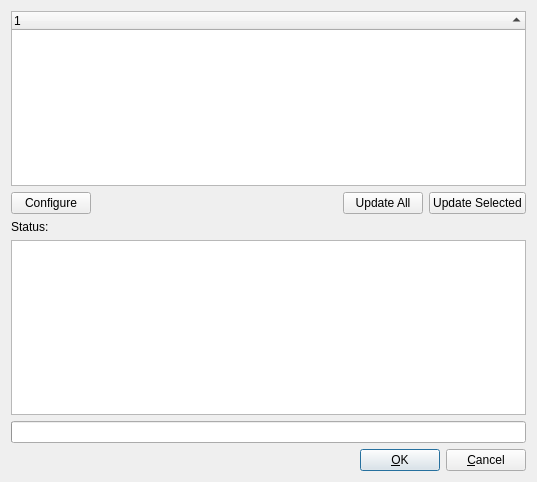
<?xml version="1.0" encoding="UTF-8"?>
<ui version="4.0">
 <author>Kevin Tambascio &lt;ktambascio@users.sourceforge.net&gt;</author>
 <class>KEquityPriceUpdateDlgDecl</class>
 <widget class="QDialog" name="KEquityPriceUpdateDlgDecl">
  <property name="geometry">
   <rect>
    <x>0</x>
    <y>0</y>
    <width>537</width>
    <height>482</height>
   </rect>
  </property>
  <property name="windowTitle">
   <string>Update Stock and Currency Prices</string>
  </property>
  <layout class="QVBoxLayout">
   <item>
    <widget class="QTreeWidget" name="lvEquityList">
     <property name="minimumSize">
      <size>
       <width>350</width>
       <height>0</height>
      </size>
     </property>
     <property name="toolTip">
      <string>List of known Equities, and the date they were last updated on.</string>
     </property>
     <property name="frameShape">
      <enum>QFrame::StyledPanel</enum>
     </property>
     <property name="frameShadow">
      <enum>QFrame::Plain</enum>
     </property>
     <property name="alternatingRowColors">
      <bool>true</bool>
     </property>
     <property name="rootIsDecorated">
      <bool>false</bool>
     </property>
     <property name="sortingEnabled">
      <bool>true</bool>
     </property>
     <property name="allColumnsShowFocus">
      <bool>true</bool>
     </property>
     <column>
      <property name="text">
       <string notr="true">1</string>
      </property>
     </column>
    </widget>
   </item>
   <item>
    <layout class="QHBoxLayout">
     <item>
      <widget class="QPushButton" name="btnConfigure">
       <property name="text">
        <string>Configure</string>
       </property>
      </widget>
     </item>
     <item>
      <spacer name="spacer3_2">
       <property name="orientation">
        <enum>Qt::Horizontal</enum>
       </property>
       <property name="sizeType">
        <enum>QSizePolicy::Expanding</enum>
       </property>
       <property name="sizeHint" stdset="0">
        <size>
         <width>21</width>
         <height>20</height>
        </size>
       </property>
      </spacer>
     </item>
     <item>
      <widget class="QPushButton" name="btnUpdateAll">
       <property name="text">
        <string>Update All</string>
       </property>
      </widget>
     </item>
     <item>
      <widget class="QPushButton" name="btnUpdateSelected">
       <property name="text">
        <string>Update Selected</string>
       </property>
      </widget>
     </item>
    </layout>
   </item>
   <item>
    <widget class="QLabel" name="textLabel1">
     <property name="text">
      <string>Status:</string>
     </property>
     <property name="wordWrap">
      <bool>false</bool>
     </property>
    </widget>
   </item>
   <item>
    <widget class="KTextEdit" name="lbStatus">
     <property name="readOnly">
      <bool>true</bool>
     </property>
    </widget>
   </item>
   <item>
    <widget class="QProgressBar" name="prgOnlineProgress"/>
   </item>
   <item>
    <layout class="QHBoxLayout">
     <item>
      <spacer name="spacer3">
       <property name="orientation">
        <enum>Qt::Horizontal</enum>
       </property>
       <property name="sizeType">
        <enum>QSizePolicy::Expanding</enum>
       </property>
       <property name="sizeHint" stdset="0">
        <size>
         <width>91</width>
         <height>20</height>
        </size>
       </property>
      </spacer>
     </item>
     <item>
      <widget class="QPushButton" name="btnOK">
       <property name="text">
        <string>&amp;OK</string>
       </property>
       <property name="default">
        <bool>true</bool>
       </property>
       <property name="stdItem" stdset="0">
        <number>1</number>
       </property>
      </widget>
     </item>
     <item>
      <widget class="QPushButton" name="btnCancel">
       <property name="text">
        <string>&amp;Cancel</string>
       </property>
       <property name="stdItem" stdset="0">
        <number>2</number>
       </property>
      </widget>
     </item>
    </layout>
   </item>
  </layout>
 </widget>
 <layoutdefault spacing="6" margin="11"/>
 <customwidgets>
  <customwidget>
   <class>QPushButton</class>
   <extends>QPushButton</extends>
   <header>kpushbutton.h</header>
  </customwidget>
  <customwidget>
   <class>KTextEdit</class>
   <extends>QTextEdit</extends>
   <header>ktextedit.h</header>
  </customwidget>
 </customwidgets>
 <resources/>
 <connections/>
</ui>
